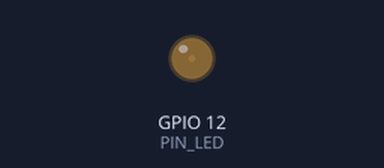
A program run on a simulated Raspberry Pi (BCM pin numbers). Shown: output pins drawn as LEDs (lit = HIGH).

Above: at 0.05 s.
At 0.5 s:
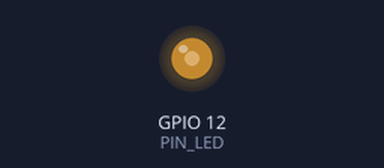
At 0.95 s:
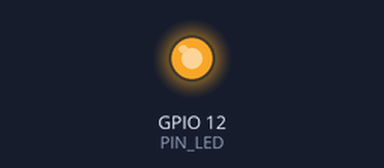
At 1.75 s:
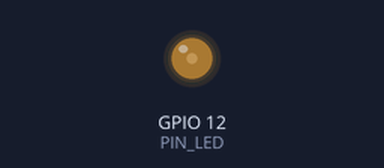
Timing chart, 0 to 4.7 s (numbered marks = the images above):
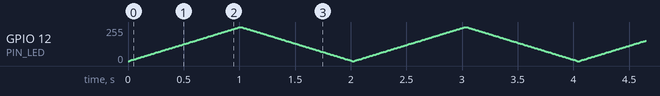

The program:

led_fade_sw.py
```python
import RPi.GPIO as GPIO
import time

PIN_LED = 12
GPIO.setmode(GPIO.BCM)
GPIO.setup(PIN_LED, GPIO.OUT)

pwm = GPIO.PWM(PIN_LED, 100)
pwm.start(0)  # duty_cycle (0~100)

try:
    while True:
        for i in range(0, 101):
            pwm.ChangeDutyCycle(i)
            time.sleep(0.01)
        for i in range(100, -1, -1):
            pwm.ChangeDutyCycle(i)
            time.sleep(0.01)
finally:
    pwm.stop()
    GPIO.cleanup()
```
